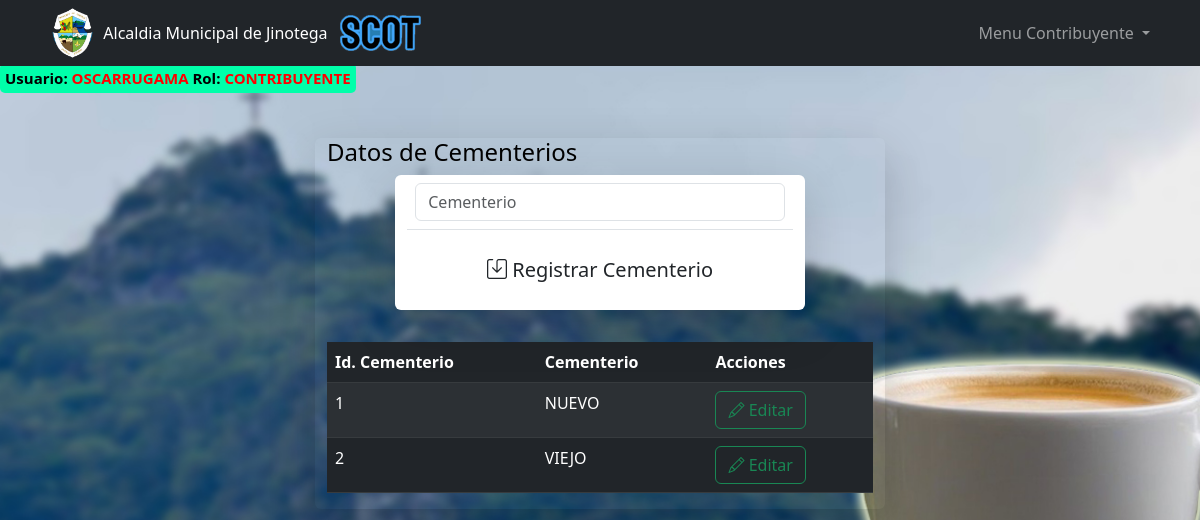
The page /pages/parametros/cementerios.php (signed in) on the database its author committed.
### tables this page shows
CREATE TABLE IF NOT EXISTS `cementerios` (
  `idCementerio` int(11) NOT NULL AUTO_INCREMENT,
  `cementerio` varchar(20) NOT NULL,
  PRIMARY KEY (`idCementerio`)
);

### pages/parametros/cementerios.php (the view, shortened to what this page needs)
<?php include '../../templates/header_menu.php';  ?>
<?php
    $conexion = new Conexion();
    $conn = $conexion->conectar();
    $sql = "SELECT * FROM cementerios";
    $resultado = mysqli_query($conn, $sql);
    $cementerios = [];
    if ($resultado) {
        while ($row = mysqli_fetch_assoc($resultado)) {
            $cementerios[] = $row;
        }
    }
?>
<div class="container mt-5">
    <div class="row justify-content-center">
          <div class="col-md-6 shadow-lg pb-3 mb-4 fondoEspecial rounded">
          <h4>Datos de Cementerios</h4>
        <div class="container">
            <div class="row justify-content-center">
                <div class="col-md-9 shadow-lg pb-3 mb-4 bg-white rounded">
                    <form action="registrarCementerio.php" method="POST">
                        <table class="table">
                            <tbody>
                                <tr>
                                    <td class="col-md-3"><input id="cementerio" name="cementerio" type="text" class="form-control" placeholder="Cementerio" oninput="this.value = this.value.toUpperCase()" required></td>
                                </tr>
                            </tbody>
                        </table>
                        <button type="submit" class="w-100 btn btn-guardar btn-lg"> <i class="bi bi-save"></i> Registrar Cementerio </button>
                    </form>
                </div>
            </div>
        </div>
    <table class="mt-2 mb-0 table table-dark table-striped">
    <thead>
        <tr>
            <th>Id. Cementerio</th>
            <th>Cementerio</th>
            <th>Acciones</th>
        </tr>
    </thead>
    <tbody>
        <?php foreach ($cementerios as $cementerio): ?>
        <tr>
            <td><?php echo htmlspecialchars($cementerio['idCementerio']); ?></td>
            <td><?php echo htmlspecialchars($cementerio['cementerio']); ?></td>
            <td>
                <button type="button" class="btnEditar btn btn-outline-success bi bi-pencil" data-bs-toggle="modal" data-bs-target="#modalCementerios"> Editar</button>
            </td>
        </tr>
        <?php endforeach; ?>
    </tbody>
</table>

### templates/header_menu.php (style rules this page uses)
body { background-image: url("/public/Imagenes/FondoX.jpg"); background-size: cover; background-repeat: no-repeat; background-attachment: fixed; color: #000; }

### rows shown on the page
cementerios: idCementerio "1", cementerio "NUEVO"
cementerios: idCementerio "2", cementerio "VIEJO"

### other values the page prints
$_SESSION['usuario'] "OSCARRUGAMA"
$_SESSION['rol'] "CONTRIBUYENTE"
